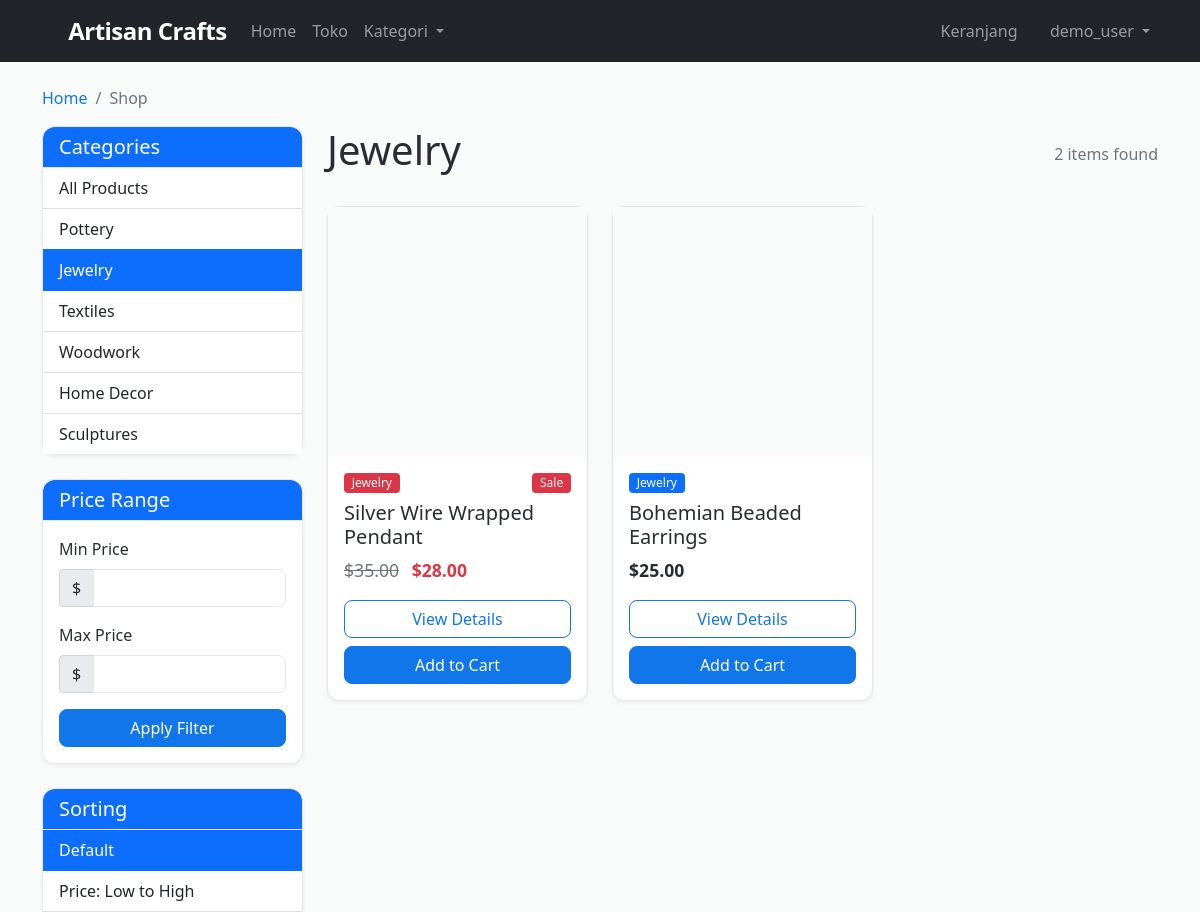
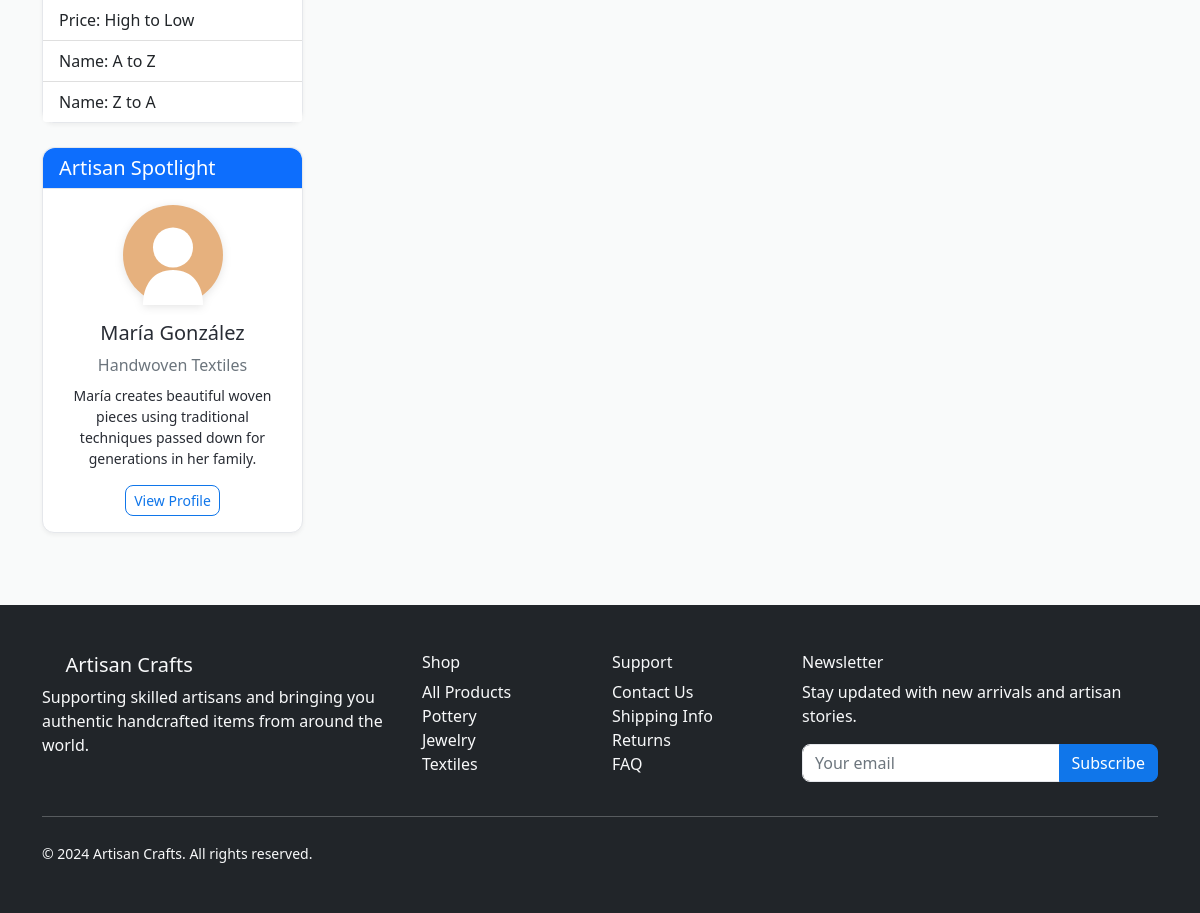
Screenshot of /products?category=JW (signed in) with the database file from the repository (2 pictures, top to bottom).
### models.py (models this page shows, shortened)
class Category(db.Model):
    id = db.Column(db.Integer, primary_key=True)
    code = db.Column(db.String(2), unique=True, nullable=False)
    name = db.Column(db.String(100), nullable=False)
    items = db.relationship('Item', backref='category', lazy=True)

class Item(db.Model):
    id = db.Column(db.Integer, primary_key=True)
    title = db.Column(db.String(200), nullable=False)
    slug = db.Column(db.String(200), unique=True, nullable=False)
    description = db.Column(db.Text, nullable=False)
    price = db.Column(db.Numeric(10, 2), nullable=False)
    discount_price = db.Column(db.Numeric(10, 2), nullable=True)
    image_url = db.Column(db.String(500), nullable=True)
    category_id = db.Column(db.Integer, db.ForeignKey('category.id'), nullable=False)
    label = db.Column(db.String(1), default='P')  # P=Primary, S=Secondary, D=Danger
    date_added = db.Column(db.DateTime, default=datetime.utcnow)
    order_items = db.relationship('OrderItem', backref='item', lazy=True)
    def get_absolute_url(self):
        return f'/product/{self.slug}'
    def get_add_to_cart_url(self):
        return f'/add-to-cart/{self.slug}'
    def get_label_display(self):
        if self.label == 'P':
            return 'primary'
        elif self.label == 'S':
            return 'secondary'
        elif self.label == 'D':
            return 'danger'
        return 'primary'

### core/routes.py (the view, shortened to what this page needs)
@bp.route('/products')
def products():
    categories = [(cat.code, cat.name) for cat in Category.query.all()]
    query = Item.query
    category_filter = request.args.get('category')
    if category_filter:
        query = query.join(Category).filter(Category.code == category_filter)
    min_price = request.args.get('min_price', type=float)
    max_price = request.args.get('max_price', type=float)
    sort_by = request.args.get('sort', 'default')
    if sort_by == 'price_asc':
        query = query.order_by(Item.price.asc())
    elif sort_by == 'price_desc':
        query = query.order_by(Item.price.desc())
    elif sort_by == 'name_asc':
        query = query.order_by(Item.title.asc())
    elif sort_by == 'name_desc':
        query = query.order_by(Item.title.desc())
    else:
        query = query.order_by(Item.date_added.desc())
    page = request.args.get('page', 1, type=int)
    per_page = 12
    items = query.paginate(page=page, per_page=per_page, error_out=False)
    return render_template('products.html',
                         items=items,
                         categories=categories)

### core/routes.py (called while the page is built, shortened)
def get_or_create_order():
    if 'user_id' in session:
        order = Order.query.filter_by(user_id=session['user_id'], ordered=False).first()
        if not order:
            order = Order(user_id=session['user_id'])
            db.session.add(order)
            db.session.commit()
    return order

@bp.app_context_processor
def inject_cart_count():
    try:
        order = get_or_create_order()
        cart_count = order.get_item_count() if order else 0
    except:
        cart_count = 0
    return dict(cart_count=cart_count)

### models.py (called while the page is built)
    def get_item_count(self):
        return sum(item.quantity for item in self.items)

### templates/products.html (shortened to what this page needs)
{% extends 'base.html' %}
{% block content %}
<div class="container mt-4">
    <nav aria-label="breadcrumb">
        <ol class="breadcrumb">
            <li class="breadcrumb-item"><a href="{{ url_for('core.home') }}">Home</a></li>
            <li class="breadcrumb-item active" aria-current="page">Shop</li>
        </ol>
    </nav>
    <div class="row">
        <div class="col-lg-3 mb-4">
            <div class="card">
                <div class="card-header bg-primary text-white">
                    <h5 class="mb-0">Categories</h5>
                </div>
                <div class="list-group list-group-flush">
                    <a href="{{ url_for('core.products') }}" class="list-group-item list-group-item-action{% if not request.args.get('category') %} active{% endif %}">
                        All Products
                    </a>
                    {% for cat_code, cat_name in categories %}
                    <a href="{{ url_for('core.products', category=cat_code) }}" class="list-group-item list-group-item-action{% if request.args.get('category') == cat_code %} active{% endif %}">
                        {{ cat_name }}
                    </a>
                    {% endfor %}
                </div>
            </div>
            <div class="card mt-4">
                <div class="card-header bg-primary text-white">
                    <h5 class="mb-0">Price Range</h5>
                </div>
                <div class="card-body">
                    <form method="GET" action="{{ url_for('core.products') }}" class="price-filter-form">
                        <div class="mb-3">
                            <label for="min_price" class="form-label">Min Price</label>
                            <div class="input-group">
                                <span class="input-group-text">$</span>
                                <input type="number" class="form-control" id="min_price" name="min_price" min="0" value="{{ request.args.get('min_price', '') }}">
                            </div>
                        </div>
                        <div class="mb-3">
                            <label for="max_price" class="form-label">Max Price</label>
                            <div class="input-group">
                                <span class="input-group-text">$</span>
                                <input type="number" class="form-control" id="max_price" name="max_price" min="0" value="{{ request.args.get('max_price', '') }}">
                            </div>
                        </div>
                        <button type="submit" class="btn btn-primary w-100">Apply Filter</button>
                    </form>
                </div>
            </div>
            <div class="card mt-4">
                <div class="card-header bg-primary text-white">
                    <h5 class="mb-0">Sorting</h5>
                </div>
                <div class="list-group list-group-flush">
                    <a href="{{ url_for('core.products') }}{% if request.args.get('category') %}?category={{ request.args.get('category') }}{% endif %}" class="list-group-item list-group-item-action{% if not request.args.get('sort') %} active{% endif %}">
                        Default
                    </a>
                    <a href="{{ url_for('core.products') }}?{% if request.args.get('category') %}category={{ request.args.get('category') }}&{% endif %}sort=price_asc" class="list-group-item list-group-item-action{% if request.args.get('sort') == 'price_asc' %} active{% endif %}">
                        Price: Low to High
                    </a>
                    <a href="{{ url_for('core.products') }}?{% if request.args.get('category') %}category={{ request.args.get('category') }}&{% endif %}sort=price_desc" class="list-group-item list-group-item-action{% if request.args.get('sort') == 'price_desc' %} active{% endif %}">
                        Price: High to Low
                    </a>
                    <a href="{{ url_for('core.products') }}?{% if request.args.get('category') %}category={{ request.args.get('category') }}&{% endif %}sort=name_asc" class="list-group-item list-group-item-action{% if request.args.get('sort') == 'name_asc' %} active{% endif %}">
                        Name: A to Z
                    </a>
                    <a href="{{ url_for('core.products') }}?{% if request.args.get('category') %}category={{ request.args.get('category') }}&{% endif %}sort=name_desc" class="list-group-item list-group-item-action{% if request.args.get('sort') == 'name_desc' %} active{% endif %}">
                        Name: Z to A
                    </a>
                </div>
            </div>
            <div class="card mt-4">
                <div class="card-header bg-primary text-white">
                    <h5 class="mb-0">Artisan Spotlight</h5>
                </div>
                <div class="card-body text-center">
                    <div class="artisan-avatar mb-3">
                        <svg width="100" height="100" viewBox="0 0 200 200" xmlns="http://www.w3.org/2000/svg">
                            <circle cx="100" cy="100" r="100" fill="#e6b17e" />
                            <circle cx="100" cy="85" r="40" fill="#fff" />
                            <path d="M100,130 C60,130 40,160 40,200 L160,200 C160,160 140,130 100,130 Z" fill="#fff" />
                        </svg>
                    </div>
                    <h5>María González</h5>
                    <p class="mb-2 text-muted">Handwoven Textiles</p>
                    <p class="small">María creates beautiful woven pieces using traditional techniques passed down for generations in her family.</p>
                    <a href="#" class="btn btn-sm btn-outline-primary">View Profile</a>
                </div>
            </div>
        </div>
        <div class="col-lg-9">
            <div class="d-flex justify-content-between align-items-center mb-4">
                <h1>
                    {% if request.args.get('category') %}
                        {% for cat_code, cat_name in categories %}
                            {% if request.args.get('category') == cat_code %}
                                {{ cat_name }}
                            {% endif %}
                        {% endfor %}
                    {% else %}
                        All Handcrafted Items
                    {% endif %}
                </h1>
                <span class="text-muted">{{ items.total }} items found</span>
            </div>
            <div class="row g-4">
                {% for item in items.items %}
                <div class="col-md-6 col-lg-4">
                    <div class="card product-card h-100">
                        {% if item.image_url %}
                        <img src="{{ item.image_url }}" class="card-img-top" alt="{{ item.title }}">
                        {% else %}
                        <div class="card-img-top product-placeholder">
                            <i class="fas fa-image fa-3x text-muted"></i>
                        </div>
                        {% endif %}
                        <div class="card-body">
                            <div class="d-flex justify-content-between mb-2">
                                <span class="badge bg-{{ item.get_label_display() }}">
                                    {{ item.category.name }}
                                </span>
                                {% if item.discount_price %}
                                <span class="badge bg-danger">Sale</span>
                                {% endif %}
                            </div>
                            <h5 class="card-title">{{ item.title }}</h5>
                            <div class="product-price mb-3">
                                {% if item.discount_price %}
                                <span class="text-muted text-decoration-line-through me-2">${{ item.price }}</span>
                                <span class="fw-bold text-danger">${{ item.discount_price }}</span>
                                {% else %}
                                <span class="fw-bold">${{ item.price }}</span>
                                {% endif %}
                            </div>
                            <div class="d-grid gap-2">
                                <a href="{{ item.get_absolute_url() }}" class="btn btn-outline-primary">View Details</a>
                                <a href="{{ item.get_add_to_cart_url() }}" class="btn btn-primary">Add to Cart</a>
                            </div>
                        </div>
                    </div>
                </div>
                {% endfor %}
            </div>
        </div>
    </div>
</div>
{% endblock %}

### static/css/style.css (style rules this page uses)
:root { --primary-color: 212 87% 49%; --secondary-color: 30 70% 70%; --accent-color: 92 40% 40%; --background: 210 11% 98%; --card-background: 0 0% 100%; --text-primary: 220 13% 18%; --text-secondary: 220 9% 46%; --border-color: 220 13% 91%; }
body { font-family: 'Segoe UI', Tahoma, Geneva, Verdana, sans-serif; background-color: hsl(var(--background)); color: hsl(var(--text-primary)); }
.product-card { transition: transform 0.3s ease, box-shadow 0.3s ease; border: 1px solid hsl(var(--border-color)); background-color: hsl(var(--card-background)); }
.product-card .card-img-top { height: 250px; object-fit: cover; background-color: hsl(var(--background)); }
.product-placeholder { height: 250px; background-color: hsl(var(--background)); display: flex; align-items: center; justify-content: center; color: hsl(var(--text-secondary)); }
.product-price { font-size: 1.1rem; }
.btn { border-radius: 8px; font-weight: 500; transition: all 0.3s ease; }
.btn-primary { background-color: hsl(var(--primary-color)); border-color: hsl(var(--primary-color)); }
.btn-outline-primary { color: hsl(var(--primary-color)); border-color: hsl(var(--primary-color)); }
.card { border: 1px solid hsl(var(--border-color)); border-radius: 12px; background-color: hsl(var(--card-background)); box-shadow: 0 2px 4px rgba(0,0,0,0.05); }
.card-header { border-bottom: 1px solid hsl(var(--border-color)); border-radius: 12px 12px 0 0 !important; }
.form-control { border: 1px solid hsl(var(--border-color)); border-radius: 8px; transition: border-color 0.3s ease, box-shadow 0.3s ease; }
.badge { font-size: 0.75rem; font-weight: 500; }
.product-card, .category-card { animation: fadeIn 0.6s ease-out; }
.artisan-avatar svg { filter: drop-shadow(0 2px 4px rgba(0,0,0,0.1)); }
.breadcrumb { background-color: transparent; padding: 0; margin-bottom: 1rem; }
.breadcrumb-item + .breadcrumb-item::before { color: hsl(var(--text-secondary)); }
.breadcrumb-item a { color: hsl(var(--primary-color)); text-decoration: none; }

### rows the page displays
Category: name "Pottery"
Category: name "Jewelry"
Category: name "Textiles"
Category: name "Woodwork"
Category: name "Home Decor"
Category: name "Sculptures"
Item: category.name "Jewelry", shows "Sale", title "Silver Wire Wrapped Pendant", price "35.00", discount_price "28.00"
Item: category.name "Jewelry", title "Bohemian Beaded Earrings", price "25.00"

### other values shown
{{ session.username }} "demo_user"
{{ items.total }} "2"
